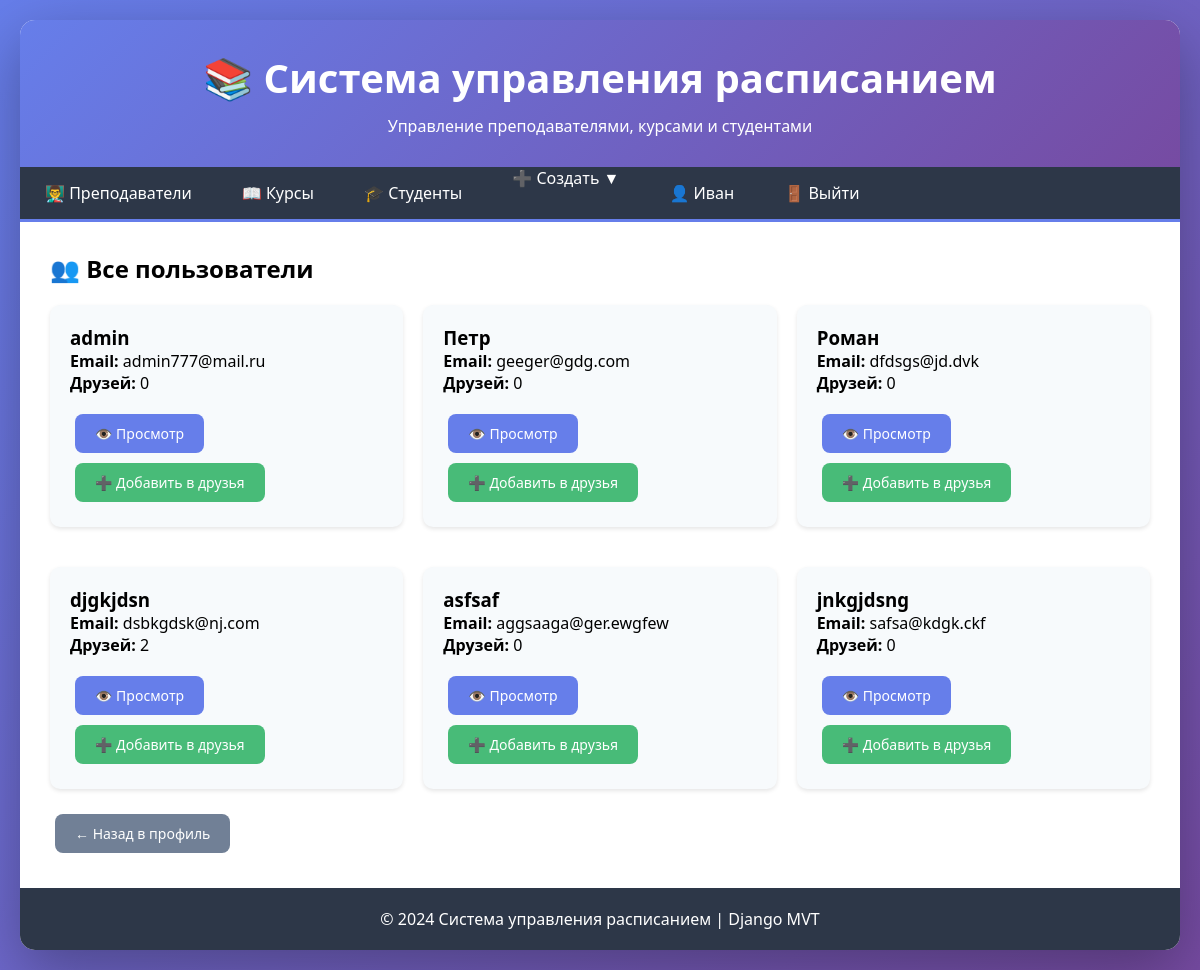
The app's page /users/ (signed in) with its own data.
### users/models.py (models this page shows, shortened)
class User(AbstractUser):
    phone = models.CharField(max_length=20, verbose_name="Телефон", blank=True, null=True)
    avatar = models.ImageField(upload_to='avatars/', verbose_name="Аватар", blank=True, null=True)
    bio = models.TextField(verbose_name="О себе", blank=True, null=True)
    birth_date = models.DateField(verbose_name="Дата рождения", blank=True, null=True)
    friends = models.ManyToManyField('self', symmetrical=False, blank=True, verbose_name="Друзья")
    class Meta:
        verbose_name = "Пользователь"
        verbose_name_plural = "Пользователи"

### users/views.py (the view)
# urls.py: path('users/', views.user_list, name='user_list'),
@login_required
def user_list(request):
    users = User.objects.exclude(id=request.user.id)
    return render(request, 'users/user_list.html', {'users': users})

### users/templates/users/user_list.html (shortened to what this page needs)
{% extends 'schedule/base.html' %}
{% block content %}
<h2>👥 Все пользователи</h2>
<div class="grid">
    {% for u in users %}
    <div class="card">
        <h3>{{ u.username }}</h3>
        <p><strong>Email:</strong> {{ u.email }}</p>
        <p><strong>Друзей:</strong> {{ u.friends.count }}</p>
        <div style="margin-top: 15px;">
            <a href="{% url 'users:user_detail' u.id %}" class="btn btn-primary">👁️ Просмотр</a>
            {% if user.is_authenticated and user != u %}
                {% if user.is_friend %}
                    <a href="{% url 'users:remove_friend' u.id %}" class="btn btn-danger">❌ Удалить из друзей</a>
                {% else %}
                    <a href="{% url 'users:add_friend' u.id %}" class="btn btn-success">➕ Добавить в друзья</a>
                {% endif %}
            {% endif %}
        </div>
    </div>
    {% empty %}
    <p>Нет других пользователей.</p>
    {% endfor %}
</div>
<a href="{% url 'users:profile' %}" class="btn btn-secondary">← Назад в профиль</a>
{% endblock %}

### schedule/templates/schedule/base.html (shortened to what this page needs)
<!DOCTYPE html>
<html lang="ru">
<head>
</head>
<body>
    <div class="container">
        <header class="header">
            <h1>📚 Система управления расписанием</h1>
            <p>Управление преподавателями, курсами и студентами</p>
        </header>
        <nav class="nav">
            <a href="{% url 'schedule:teacher_index' %}">👨‍🏫 Преподаватели</a>
            <a href="{% url 'schedule:course_index' %}">📖 Курсы</a>
            <a href="{% url 'schedule:student_index' %}">🎓 Студенты</a>
            <div class="dropdown">
                <a href="#">➕ Создать ▼</a>
            </div>
            {% if user.is_authenticated %}
                <a href="{% url 'users:profile' %}">👤 {{ user.username }}</a>
                <a href="{% url 'users:logout' %}">🚪 Выйти</a>
            {% else %}
                <a href="{% url 'users:login' %}">🔑 Войти</a>
                <a href="{% url 'users:register' %}">📝 Регистрация</a>
            {% endif %}
        </nav>
        <main class="main">
            {% block content %}
            {% endblock %}
        </main>
        <footer class="footer">
            <p>© 2024 Система управления расписанием | Django MVT</p>
        </footer>
    </div>
</body>
</html>

### schedule/templates/schedule/base.html (style rules this page uses)
* { margin: 0; padding: 0; box-sizing: border-box; }
body { font-family: 'Segoe UI', Tahoma, Geneva, Verdana, sans-serif; background: linear-gradient(135deg, #667eea 0%, #764ba2 100%); min-height: 100vh; padding: 20px; }
.container { max-width: 1400px; margin: 0 auto; background: white; border-radius: 15px; box-shadow: 0 20px 60px rgba(0,0,0,0.3); overflow: hidden; }
.header { background: linear-gradient(135deg, #667eea 0%, #764ba2 100%); color: white; padding: 30px; text-align: center; }
.header h1 { font-size: 2.5em; margin-bottom: 10px; }
.nav { background: #2d3748; padding: 0; display: flex; flex-wrap: wrap; border-bottom: 3px solid #667eea; }
.nav a { color: white; text-decoration: none; padding: 15px 25px; transition: all 0.3s; font-weight: 500; }
.nav .dropdown { position: relative; display: inline-block; }
.main { padding: 30px; min-height: 500px; }
.footer { background: #2d3748; color: white; text-align: center; padding: 20px; }
.btn { display: inline-block; padding: 10px 20px; border: none; border-radius: 8px; cursor: pointer; text-decoration: none; font-size: 14px; transition: all 0.3s; margin: 5px; }
.btn-primary { background: #667eea; color: white; }
.btn-success { background: #48bb78; color: white; }
.btn-secondary { background: #718096; color: white; }
.card { background: #f7fafc; border-radius: 10px; padding: 20px; margin-bottom: 20px; box-shadow: 0 2px 4px rgba(0,0,0,0.1); }
.grid { display: grid; grid-template-columns: repeat(auto-fill, minmax(350px, 1fr)); gap: 20px; margin-top: 20px; }

### records on screen
User: username "Иван"
User: username "admin", email "admin777@mail.ru", friends.count "0", shows "➕ Добавить в друзья"
User: username "Петр", email "geeger@gdg.com", friends.count "0", shows "➕ Добавить в друзья"
User: username "Роман", email "dfdsgs@jd.dvk", friends.count "0", shows "➕ Добавить в друзья"
User: username "djgkjdsn", email "dsbkgdsk@nj.com", friends.count "2", shows "➕ Добавить в друзья"
User: username "asfsaf", email "aggsaaga@ger.ewgfew", friends.count "0", shows "➕ Добавить в друзья"
User: username "jnkgjdsng", email "safsa@kdgk.ckf", friends.count "0", shows "➕ Добавить в друзья"
